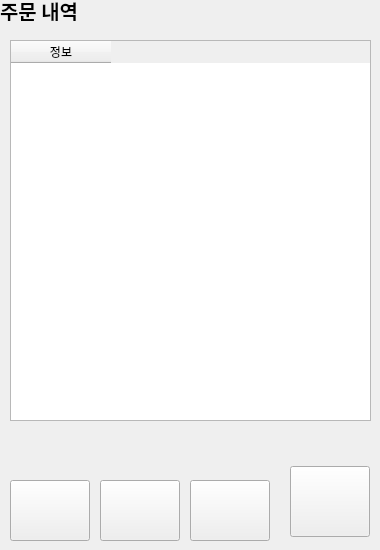
      <widget class="QWidget" name="page">
       <widget class="QLabel" name="label_18">
        <property name="geometry">
         <rect>
          <x>0</x>
          <y>0</y>
          <width>91</width>
          <height>21</height>
         </rect>
        </property>
        <property name="font">
         <font>
          <family>맑은 고딕</family>
          <pointsize>15</pointsize>
          <bold>true</bold>
         </font>
        </property>
        <property name="text">
         <string>주문 내역</string>
        </property>
       </widget>
       <widget class="QPushButton" name="homebutton_2">
        <property name="geometry">
         <rect>
          <x>10</x>
          <y>480</y>
          <width>80</width>
          <height>61</height>
         </rect>
        </property>
        <property name="styleSheet">
         <string notr="true">border-image:url(&quot;C:/project/homeui/home_2.PNG&quot;)</string>
        </property>
        <property name="text">
         <string/>
        </property>
       </widget>
       <widget class="QPushButton" name="searchbutton_2">
        <property name="geometry">
         <rect>
          <x>100</x>
          <y>480</y>
          <width>80</width>
          <height>61</height>
         </rect>
        </property>
        <property name="styleSheet">
         <string notr="true">border-image:url(&quot;C:/project/homeui/search.PNG&quot;)</string>
        </property>
        <property name="text">
         <string/>
        </property>
       </widget>
       <widget class="QPushButton" name="inquirybutton_2">
        <property name="geometry">
         <rect>
          <x>290</x>
          <y>466</y>
          <width>80</width>
          <height>71</height>
         </rect>
        </property>
        <property name="styleSheet">
         <string notr="true">border-image:url(&quot;C:/project/homeui/iqurey.PNG&quot;)</string>
        </property>
        <property name="text">
         <string/>
        </property>
       </widget>
       <widget class="QPushButton" name="orderrightbutton_2">
        <property name="geometry">
         <rect>
          <x>190</x>
          <y>480</y>
          <width>80</width>
          <height>61</height>
         </rect>
        </property>
        <property name="styleSheet">
         <string notr="true">border-image:url(&quot;C:/project/homeui/order_right_2.PNG&quot;)</string>
        </property>
        <property name="text">
         <string/>
        </property>
       </widget>
       <widget class="QTableWidget" name="orderview">
        <property name="geometry">
         <rect>
          <x>10</x>
          <y>40</y>
          <width>361</width>
          <height>381</height>
         </rect>
        </property>
        <column>
         <property name="text">
          <string>정보</string>
         </property>
        </column>
       </widget>
       <widget class="QLabel" name="orderchange">
        <property name="geometry">
         <rect>
          <x>260</x>
          <y>390</y>
          <width>101</width>
          <height>16</height>
         </rect>
        </property>
        <property name="text">
         <string/>
        </property>
        <property name="alignment">
         <set>Qt::AlignCenter</set>
        </property>
       </widget>
      </widget>
